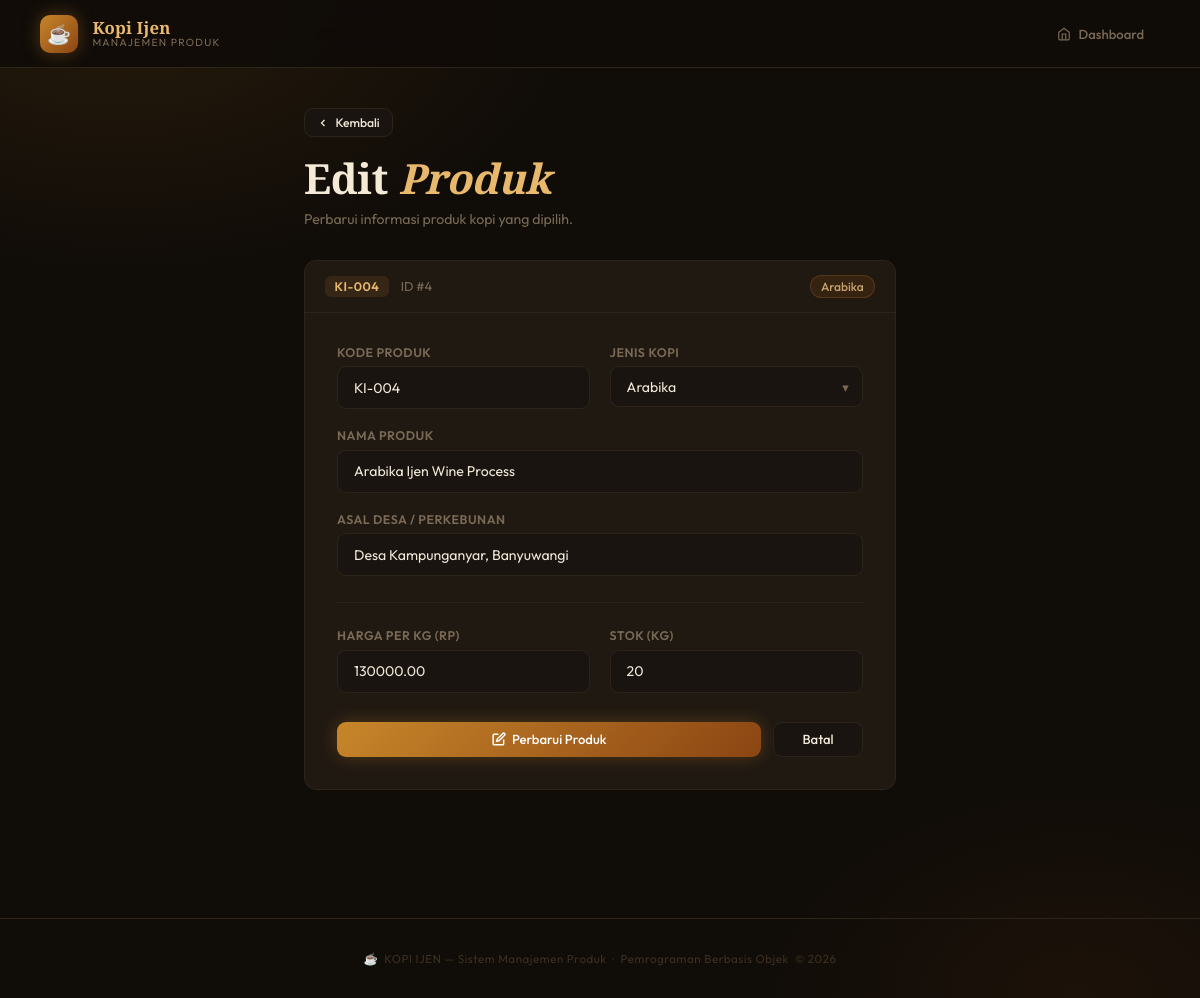
The page /views/edit.php?id=4 on the database its author committed.
### tables this page shows
CREATE TABLE IF NOT EXISTS produk (
    id         INT AUTO_INCREMENT PRIMARY KEY,
    kode       VARCHAR(20)   NOT NULL UNIQUE,
    nama       VARCHAR(150)  NOT NULL,
    jenis      VARCHAR(50)   NOT NULL,
    asal_desa  VARCHAR(150)  NOT NULL,
    harga      DECIMAL(12,2) NOT NULL DEFAULT 0,
    stok       INT           NOT NULL DEFAULT 0,
    created_at TIMESTAMP DEFAULT CURRENT_TIMESTAMP
);

### controllers/ProdukController.php (called while the page is built, shortened)
<?php
require_once dirname(__DIR__) . "/config/Database.php";
require_once dirname(__DIR__) . "/models/Produk.php";
class ProdukController {
    public function __construct() {
        $database = new Database();
        $db = $database->connect();
        $this->model = new Produk($db);
    }
}
?>

### models/Produk.php (called while the page is built, shortened)
<?php
class Produk {
    private mysqli $conn;
    public function __construct(mysqli $db) {
        $this->conn = $db;
    }
    public function getById(int $id): array|null {
        $stmt = $this->conn->prepare("SELECT * FROM produk WHERE id = ?");
        $stmt->bind_param("i", $id);
        $stmt->execute();
        return $stmt->get_result()->fetch_assoc();
    }
}
?>

### views/edit.php (the view, shortened to what this page needs)
<?php
require_once dirname(__DIR__) . "/controllers/ProdukController.php";
$controller = new ProdukController();
$id  = isset($_GET['id']) ? (int)$_GET['id'] : 0;
$row = $controller->model->getById($id);
$jenis_options = ['Arabika', 'Robusta', 'Liberika', 'Excelsa', 'Blend'];
require_once "header.php";
?>
<div class="wrapper" style="max-width:640px;">
    <div class="page-header">
        <a href="../index.php" class="btn btn-ghost btn-sm" style="margin-bottom:1.2rem;">
            <svg width="12" height="12" fill="none" stroke="currentColor" stroke-width="2.5" viewBox="0 0 24 24"><polyline points="15 18 9 12 15 6"/></svg>
            Kembali
        </a>
        <h1>Edit <em>Produk</em></h1>
        <p>Perbarui informasi produk kopi yang dipilih.</p>
    </div>
    <div class="card">
        <div class="card-meta">
            <span class="kode-tag"><?= htmlspecialchars($row['kode']) ?></span>
            <span style="font-size:.8rem;color:var(--muted);">ID #<?= $id ?></span>
            <span class="jenis-pill" style="margin-left:auto;"><?= htmlspecialchars($row['jenis']) ?></span>
        </div>
        <div class="form-wrap">
            <form method="POST">
                <div class="form-grid">
                    <div class="form-group">
                        <label for="kode">Kode Produk</label>
                        <input type="text" id="kode" name="kode"
                               value="<?= htmlspecialchars($row['kode']) ?>"
                               placeholder="Contoh: KI-001">
                    </div>
                    <div class="form-group">
                        <label for="jenis">Jenis Kopi</label>
                        <div class="select-wrap">
                            <select id="jenis" name="jenis">
                                <?php foreach ($jenis_options as $j): ?>
                                    <option value="<?= $j ?>" <?= $row['jenis'] === $j ? 'selected' : '' ?>><?= $j ?></option>
                                <?php endforeach; ?>
                            </select>
                        </div>
                    </div>
                    <div class="form-group full">
                        <label for="nama">Nama Produk</label>
                        <input type="text" id="nama" name="nama"
                               value="<?= htmlspecialchars($row['nama']) ?>"
                               placeholder="Contoh: Kopi Arabika Ijen Premium">
                    </div>
                    <div class="form-group full">
                        <label for="asal_desa">Asal Desa / Perkebunan</label>
                        <input type="text" id="asal_desa" name="asal_desa"
                               value="<?= htmlspecialchars($row['asal_desa']) ?>"
                               placeholder="Contoh: Desa Kalianyar, Banyuwangi">
                    </div>
                    <hr class="form-divider">
                    <div class="form-group">
                        <label for="harga">Harga per kg (Rp)</label>
                        <input type="number" id="harga" name="harga"
                               value="<?= htmlspecialchars($row['harga']) ?>"
                               placeholder="Contoh: 85000" min="0" step="500">
                    </div>
                    <div class="form-group">
                        <label for="stok">Stok (kg)</label>
                        <input type="number" id="stok" name="stok"
                               value="<?= htmlspecialchars($row['stok']) ?>"
                               placeholder="Contoh: 50" min="0">
                    </div>
                </div>
                <div class="form-actions" style="margin-top:1.8rem;">
                    <button type="submit" name="update" class="btn btn-primary" style="flex:1;justify-content:center;">
                        <svg width="14" height="14" fill="none" stroke="currentColor" stroke-width="2.5" viewBox="0 0 24 24"><path d="M11 4H4a2 2 0 00-2 2v14a2 2 0 002 2h14a2 2 0 002-2v-7"/><path d="M18.5 2.5a2.121 2.121 0 013 3L12 15l-4 1 1-4z"/></svg>
                        Perbarui Produk
                    </button>
                    <a href="../index.php" class="btn btn-ghost" style="justify-content:center;min-width:90px;">Batal</a>
                </div>
            </form>
        </div>
    </div>
</div>
<?php require_once "footer.php"; ?>

### views/header.php (style rules this page uses)
*, *::before, *::after { box-sizing: border-box; margin: 0; padding: 0; }
:root { --bg: #100c08; --surface: #1a1410; --card: #201912; --border: #2e2318; --accent: #c8862a; --accent2: #8b4513; --gold: #e8b86d; --cream: #f5ead6; --danger: #dc4a38; --success: #5a9e6f; --text: #f0e8d8; --muted: #7a6a55; --radius: 12px; }
body { font-family: 'Outfit', sans-serif; background: var(--bg); color: var(--text); min-height: 100vh; background-image: radial-gradient(ellipse 70% 50% at 10% 0%, rgba(200,134,42,.12) 0%, transparent 55%), radial-gradient(ellipse 50% 40% at 90% 100%, rgba(139,69,19,.1) 0%, transparent 55%); }
.wrapper { max-width: 1020px; margin: 0 auto; padding: 2.5rem 1.5rem 5rem; }
.page-header { margin-bottom: 2rem; }
.page-header h1 { font-family: 'Playfair Display', serif; font-size: clamp(1.8rem, 3.5vw, 2.6rem); font-weight: 900; letter-spacing: -.01em; color: var(--cream); line-height: 1.1; }
.page-header h1 em { font-style: italic; color: var(--gold); }
.page-header p { color: var(--muted); font-size: .88rem; margin-top: .5rem; }
.card { background: var(--card); border: 1px solid var(--border); border-radius: var(--radius); overflow: hidden; }
.kode-tag { font-family: 'Outfit', monospace; font-size: .78rem; font-weight: 600; color: var(--gold); background: rgba(200,134,42,.12); padding: .2rem .6rem; border-radius: 6px; letter-spacing: .04em; }
.jenis-pill { font-size: .75rem; font-weight: 500; color: #c4a46e; background: rgba(139,69,19,.2); border: 1px solid rgba(200,134,42,.2); padding: .2rem .65rem; border-radius: 20px; white-space: nowrap; }
.btn { display: inline-flex; align-items: center; gap: .4rem; padding: .55rem 1.1rem; border-radius: 9px; font-family: 'Outfit', sans-serif; font-size: .82rem; font-weight: 500; cursor: pointer; border: none; text-decoration: none; transition: all .2s; white-space: nowrap; }
.btn-primary { background: linear-gradient(135deg, var(--accent), var(--accent2)); color: #fff; box-shadow: 0 0 18px rgba(200,134,42,.3); }
.btn-ghost { background: var(--surface); color: var(--text); border: 1px solid var(--border); }
.btn-sm { padding: .38rem .75rem; font-size: .76rem; }
.form-wrap { padding: 2rem; }
.form-grid { display: grid; grid-template-columns: 1fr 1fr; gap: 1.2rem; }
.form-group { margin-bottom: 0; }
.form-group.full { grid-column: 1 / -1; }
label { display: block; font-size: .78rem; font-weight: 600; color: var(--muted); margin-bottom: .4rem; letter-spacing: .04em; text-transform: uppercase; }
input[type="text"], input[type="number"], select { width: 100%; padding: .72rem 1rem; background: var(--surface); border: 1px solid var(--border); border-radius: 9px; color: var(--text); font-family: 'Outfit', sans-serif; font-size: .88rem; outline: none; transition: border-color .2s, box-shadow .2s; appearance: none; }
input::placeholder { color: var(--muted); opacity: .7; }
.select-wrap { position: relative; }
.select-wrap::after { content: '▾'; position: absolute; right: .9rem; top: 50%; transform: translateY(-50%); color: var(--muted); pointer-events: none; font-size: .8rem; }
select option { background: var(--surface); }
.form-actions { display: flex; gap: .75rem; margin-top: 2rem; }
.form-divider { grid-column: 1/-1; border: none; border-top: 1px solid var(--border); margin: .4rem 0; }
.card-meta { padding: .85rem 1.25rem; border-bottom: 1px solid var(--border); display: flex; align-items: center; gap: .75rem; flex-wrap: wrap; }

### rows shown on the page
produk: kode "KI-004", jenis "Arabika", nama "Arabika Ijen Wine Process", asal_desa "Desa Kampunganyar, Banyuwangi", harga "130000.00", stok "20"

### other values the page prints
$id "4"
